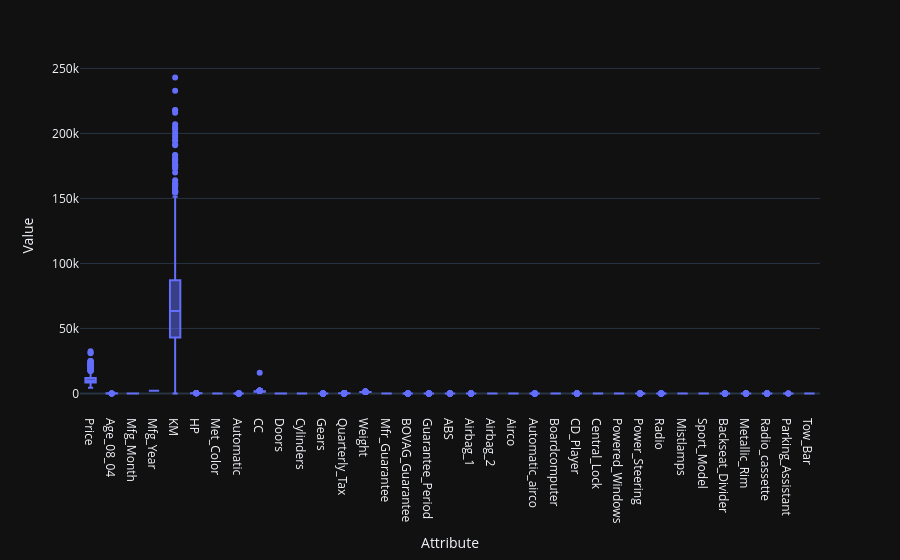

The cell this chart's notebook holds for it:
### Markdown cell above
Рассмотрим график boxplot для всех числовых признаков:

### Code cell
df_melted = df.select_dtypes(include=['int64', 'float64']).melt(var_name='Attribute', value_name='Value')
fig = px.box(
    df_melted,
    x='Attribute',
    y='Value',
    template='plotly_dark'
)

fig.show()

### Figure 1 — Plotly figure (JSON) as saved in the notebook; plotly's stock layout.template omitted (floating-point values rounded to 4 significant figures; data arrays with more than 128 entries replaced by an {"elided": "..."} marker saying what was removed)
{"data": [{"alignmentgroup": "True", "hovertemplate": "Attribute=%{x}<br>Value=%{y}<extra></extra>", "legendgroup": "", "marker": {"color": "#636efa"}, "name": "", "notched": false, "offsetgroup": "", "orientation": "v", "showlegend": false, "type": "box", "x": {"elided": "50260 str values"}, "x0": " ", "xaxis": "x", "y": {"elided": "50260 int values"}, "y0": " ", "yaxis": "y"}], "layout": {"boxmode": "group", "legend": {"tracegroupgap": 0}, "margin": {"t": 60}, "xaxis": {"anchor": "y", "domain": [0, 1], "title": {"text": "Attribute"}}, "yaxis": {"anchor": "x", "domain": [0, 1], "title": {"text": "Value"}}}}
